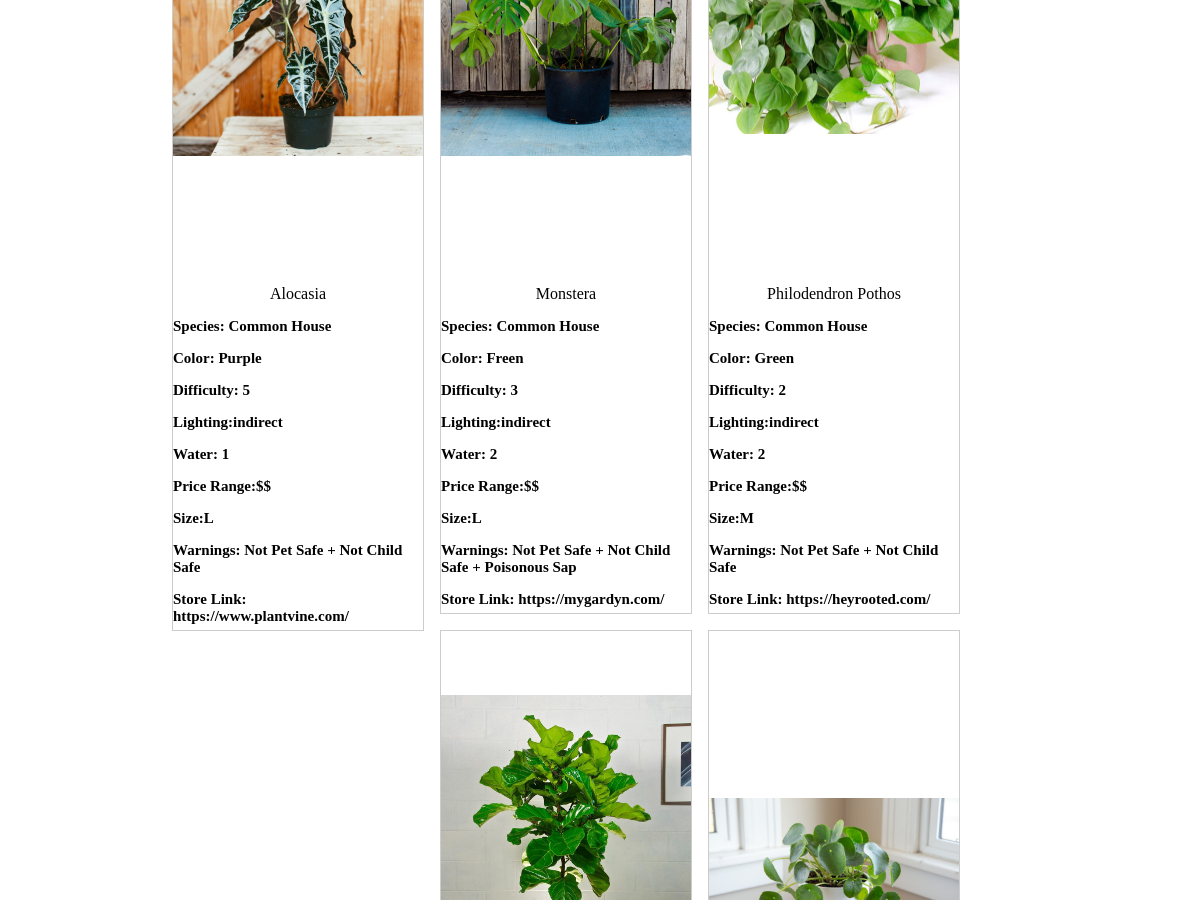
The page /catalog.php (middle part) on the database as committed earlier.
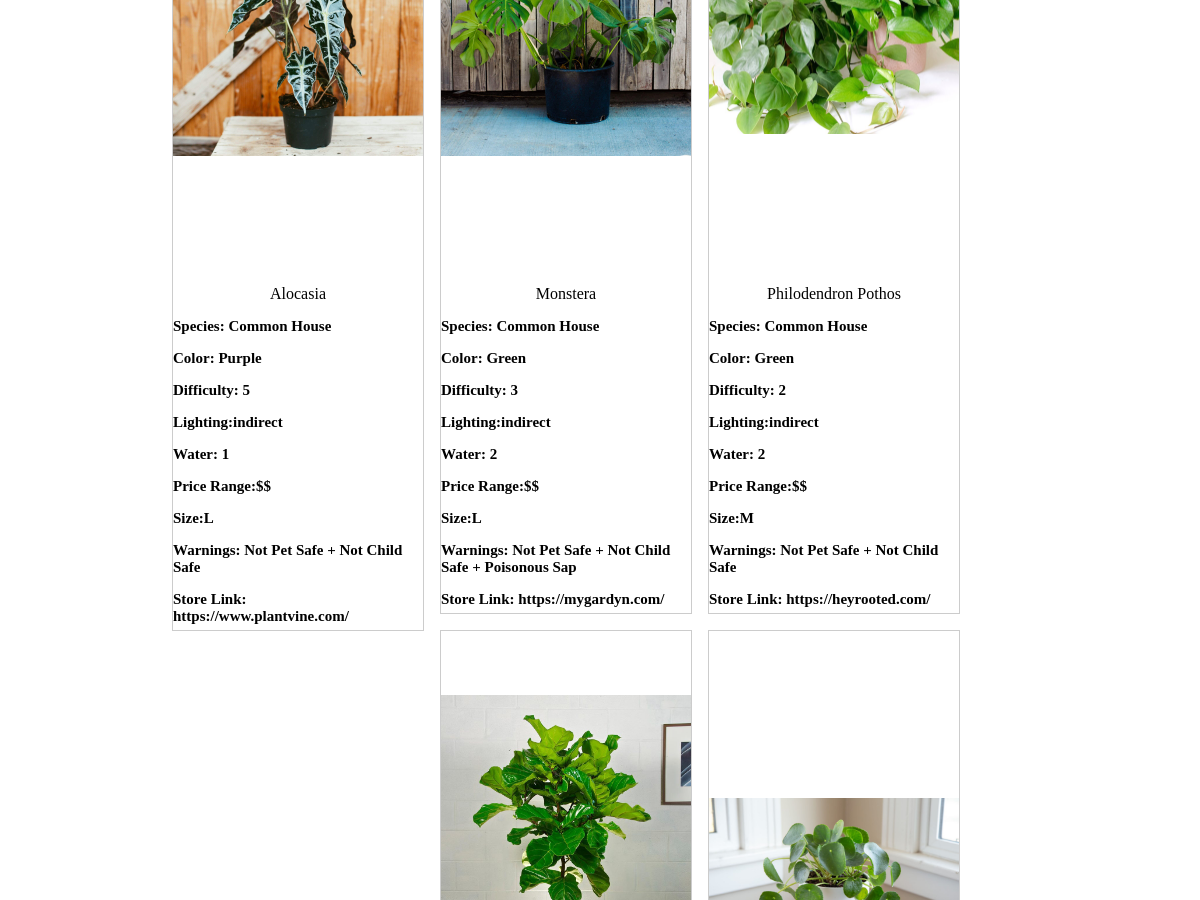
The same page on the database as committed later.
### tables this page shows
create table if not EXISTS plants(
    plant_ID int AUTO_INCREMENT not null,
    plant_name VARCHAR(255) not null,
    plant_species varchar(255) not null,
    plant_color VARCHAR(255) not null,
    plant_climate_zone varchar(255) not null,
    plant_difficulty int not null,
    plant_light varchar(255) not null,
    plant_water INT default 1 not null,
    plant_price_range varchar(255) not null,
    plant_size varchar(255) not null,
    plant_warning varchar(255),
    store_ID int,
    primary key (plant_ID),
    foreign key (store_ID) references store(store_ID),
    constraint CHK_plant check (plant_size in ('XS','S','M','L') 
        and plant_warning in ('Safe', 'Poisonous Sap', 'Allergies', 'Not Pet Safe', 'Not Child Safe', 'Not Pet Safe + Not Child Safe', 'Not Pet Safe + Not Child Safe + Poisonous Sap','Not Pet Safe + Not Child Safe + Allergies + Poisonous Sap')                     
        and plant_species in ('cacti', 'fern', 'palm', 'flowering', 'succulent', 'common house'))
);

### catalog.php (the view, shortened to what this page needs)
<?php
include "DBConnection.php";
?>
<!doctype html>
<html>
<head>
</head>
<?php
$selectQuery = "SELECT * FROM plants left join store on plants.store_ID = store.store_ID;";
$result = mysqli_query($conn,$selectQuery);
?>
<body>
<div class="container" style="text-aligned:center;">
    <div class="row">
        <?php
            $row = mysqli_fetch_assoc($result);
        $species = $row['plant_species'];
        $color = $row['plant_color'];
        $diffuclty = $row['plant_difficulty'];
        $lighting = $row['plant_light'];
        $water = $row['plant_water'];
        $price = $row['plant_price_range'];
        $size = $row['plant_size'];
        $warning = $row['plant_warning'];
        $store = $row['store_link'];
        ?><div class ="column">
            <div class="gallery">
            <a target="_blank" href="static/alocasia.jpg">
                <img src="static/alocasia.jpg" width="500" height="500">
            </a>
            <div class="desc">Alocasia</div>
            <div class="plants_info" style="text-align:left;">
                <h3>Species: <?php echo $species; ?></h3>
                <h3>Color: <?php echo $color; ?></h3>
                <h3>Difficulty: <?php echo $diffuclty; ?></h3>
                <h3>Lighting:<?php echo $lighting; ?> </h3>
                <h3>Water: <?php echo $water; ?> </h3>
                <h3>Price Range:<?php echo $price; ?> </h3>
                <h3>Size:<?php echo $size; ?> </h3>
                <h3>Warnings: <?php echo $warning; ?></h3>
                <h3>Store Link: <?php echo $store; ?></h3>
            </div>
            </div>
<?php
            $row = mysqli_fetch_assoc($result);
        $species = $row['plant_species'];
        $color = $row['plant_color'];
        $diffuclty = $row['plant_difficulty'];
        $lighting = $row['plant_light'];
        $water = $row['plant_water'];
        $price = $row['plant_price_range'];
        $size = $row['plant_size'];
        $warning = $row['plant_warning'];
        $store = $row['store_link'];
        ?>
            <div class="gallery">
            <a target="_blank" href="static/monstera.jpg">
                <img src="static/monstera.jpg" width="500" height="500">
            </a>
            <div class="desc">Monstera</div>
            <div class="plants_info" style="text-align:left;">
                <h3>Species: <?php echo $species; ?></h3>
                <h3>Color: <?php echo $color; ?></h3>
                <h3>Difficulty: <?php echo $diffuclty; ?></h3>
                <h3>Lighting:<?php echo $lighting; ?> </h3>
                <h3>Water: <?php echo $water; ?> </h3>
                <h3>Price Range:<?php echo $price; ?> </h3>
                <h3>Size:<?php echo $size; ?> </h3>
                <h3>Warnings: <?php echo $warning; ?></h3>
                <h3>Store Link: <?php echo $store; ?></h3>
            </div>
            </div>
<?php
            $row = mysqli_fetch_assoc($result);
        $species = $row['plant_species'];
        $color = $row['plant_color'];
        $diffuclty = $row['plant_difficulty'];
        $lighting = $row['plant_light'];
        $water = $row['plant_water'];
        $price = $row['plant_price_range'];
        $size = $row['plant_size'];
        $warning = $row['plant_warning'];
        $store = $row['store_link'];
        ?>
            <div class="gallery">
            <a target="_blank" href="static/pothos.jpg">
                <img src="static/pothos.jpg" width="500" height="500">
            </a>
            <div class="desc">Philodendron Pothos</div>
            <div class="plants_info" style="text-align:left;">
                <h3>Species: <?php echo $species; ?></h3>
                <h3>Color: <?php echo $color; ?></h3>
                <h3>Difficulty: <?php echo $diffuclty; ?></h3>
                <h3>Lighting:<?php echo $lighting; ?> </h3>
                <h3>Water: <?php echo $water; ?> </h3>
                <h3>Price Range:<?php echo $price; ?> </h3>
                <h3>Size:<?php echo $size; ?> </h3>
                <h3>Warnings: <?php echo $warning; ?></h3>
                <h3>Store Link: <?php echo $store; ?></h3>
            </div>
            </div>
            <div class="gallery">
            <a target="_blank" href="static/fiddle_leaf.jpg">
                <img src="static/fiddle_leaf.jpg" width="500" height="500">
            </a>
            </div>
            <div class="gallery">
            <a target="_blank" href="static/pilea.jpg">
                <img src="static/pilea.jpg" width="500" height="500">
            </a>
            </div>
        </div>
    </div>
</div>
</body>
</html>

Rows that differ between the two databases and show on the page:
changed plants "Not Pet Safe + Not Child Safe + Poisonous Sap": plant_color "Freen" → "Green"
